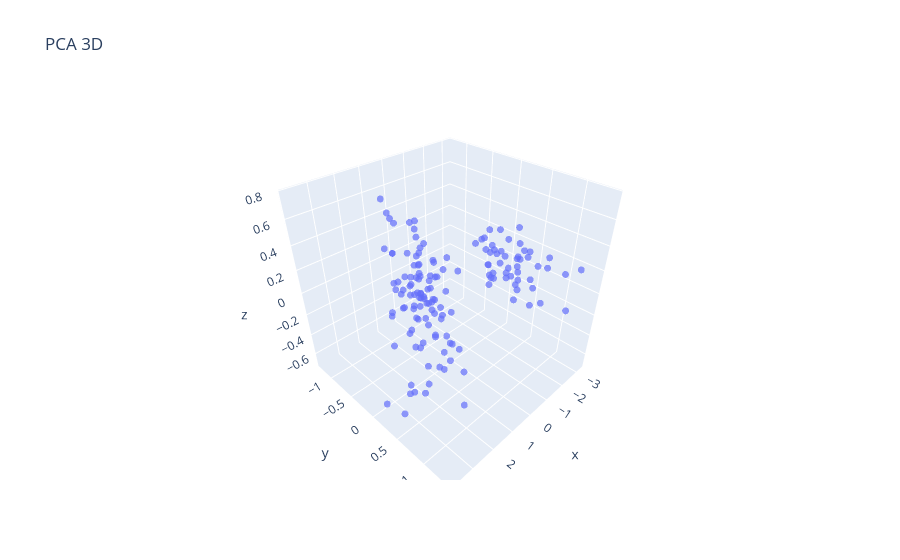

The notebook cell this image was saved under:
### Code cell
PCAplot3D(df_features)

### Figure 1 — Plotly figure (JSON) as saved in the notebook; plotly's stock layout.template omitted (floating-point values rounded to 4 significant figures; data arrays with more than 128 entries replaced by an {"elided": "..."} marker saying what was removed)
{"data": [{"hovertemplate": "x=%{x}<br>y=%{y}<br>z=%{z}<extra></extra>", "legendgroup": "", "marker": {"color": "#636efa", "opacity": 0.7, "size": 4, "symbol": "circle"}, "mode": "markers", "name": "", "scene": "scene", "showlegend": false, "type": "scatter3d", "x": {"elided": "150 float values"}, "y": {"elided": "150 float values"}, "z": {"elided": "150 float values"}}], "layout": {"legend": {"tracegroupgap": 0}, "scene": {"domain": {"x": [0, 1], "y": [0, 1]}, "xaxis": {"title": {"text": "x"}}, "yaxis": {"title": {"text": "y"}}, "zaxis": {"title": {"text": "z"}}}, "title": {"text": "PCA 3D"}}}
